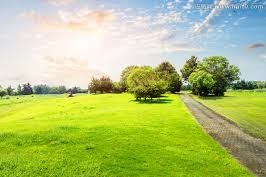
%> input picture imgA.jpg, 266 x 177 px
$ octave week5_rgb.m   (GNU Octave 9; MATLAB toolbox functions it lacks are replaced by stand-ins)
%> lines starting %> are read from the running program, lines starting %| are printed output that depends on the picture
### GetHist.m
function [hist,cdf] = GetHist(img)
    hist = zeros(1,256);
    cdf = zeros(1,256);
    [M,N] = size(img);
    for m = 1 : 1 : M
       for n = 1 : 1 : N
            hist(img(m,n)+1) = hist(img(m,n)+1) + 1;
       end
    end
    hist = hist/(M*N);
    cdf(1) = hist(1);
    for m = 2 : 1 : 256
        cdf(m) = cdf(m-1) + hist(m);
    end
end

### week5_rgb.m
clear all,close all,clc;
imgA = imread('imgA.jpg');
%> imgA is the input picture: size 177x266x3 uint8; mean R, G, B 176.3, 193.3, 119.3
imgB = imread('imgB.jpg');
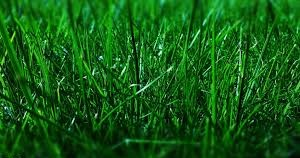
%> input picture imgB.jpg, 300 x 158 px
%> imgB is the input picture: size 158x300x3 uint8; mean R, G, B 20.7, 90.9, 21.6
[M1,N1,K1] = size(imgA);
%> M1 = 177; N1 = 266; K1 = 3
[M2,N2,K2] = size(imgB);
%> M2 = 158; N2 = 300; K2 = 3
imgA2B = zeros(M1,N1,K1);
imgB2A = zeros(M2,N2,K2);
imgA = double(imgA);
%> imgA: size 177x266x3 double
imgB = double(imgB);
%> imgB: size 158x300x3 double
histA = zeros(256,3);
histA2B = zeros(256,3);
cdfA = zeros(256,3);
mapA2B = zeros(256,3);
histB = zeros(256,3);
histB2A = zeros(256,3);
cdfB = zeros(256,3);
mapB2A = zeros(256,3);
for k = 1 : 1 : 3
    [histA(:,k),cdfA(:,k)] = GetHist(imgA(:,:,k));
    [histB(:,k),cdfB(:,k)] = GetHist(imgB(:,:,k));
end
%> after the loop, cdfA = 256 rows, first 12: [0.000361 2.12e-05 0.0446; 0.000467 0.000106 0.0504; 0.000552 0.000191 0.0561; 0.000701 0.000234 0.062; 0.000871 0.000297 0.0685; 0.00102 0.000361 0.0754; 0.00121 0.000382 0.0845; 0.00134 0.000489 0.0922; 0.00161 0.000595 0.101; 0.00168 0.000722 0.109; 0.00189 0.000956 0.118; 0.0021 0.00106 0.127]; cdfB = 256 rows, first 12: [0.213 0 0.22; 0.238 0 0.244; 0.264 0 0.269; 0.29 0 0.292; 0.315 0 0.317; 0.34 0 0.341; 0.365 0 0.365; 0.39 0 0.389; 0.413 0 0.411; 0.435 2.11e-05 0.433; 0.457 4.22e-05 0.453; 0.477 6.33e-05 0.473]; histA = 256 rows, first 12: [0.000361 2.12e-05 0.0446; 0.000106 8.5e-05 0.00588; 8.5e-05 8.5e-05 0.00561; 0.000149 4.25e-05 0.00593; 0.00017 6.37e-05 0.00652; 0.000149 6.37e-05 0.0069; 0.000191 2.12e-05 0.00907; 0.000127 0.000106 0.00771; 0.000276 0.000106 0.00892; 6.37e-05 0.000127 0.00801; 0.000212 0.000234 0.00881; 0.000212 0.000106 0.00879]; histB = 256 rows, first 12: [0.213 0 0.22; 0.0251 0 0.0242; 0.0258 0 0.0246; 0.0261 0 0.0236; 0.0257 0 0.0247; 0.0249 0 0.0242; 0.0251 0 0.0236; 0.0242 0 0.0245; 0.0236 0 0.0217; 0.0222 2.11e-05 0.0216; 0.0213 2.11e-05 0.0202; 0.0208 2.11e-05 0.0203]
for k = 1 : 1 : 3
    for a = 1 : 1 : 256
        for b = 1 : 1 : 255
            if (b == 1)&&(cdfA(a,k)<=cdfB(b,k))
                mapA2B(a,k) = 1;
                break;
            end
            if (cdfA(a,k) <= cdfB(b+1,k))&&(cdfA(a,k) >= cdfB(b,k))
               if cdfA(a,k)<=(cdfB(b+1,k)+cdfB(b,k))
                   mapA2B(a,k) = b;
                   break;
               else
                   mapA2B(a,k) = b+1;
                   break;
               end
            end
        end
    end
end
%> after the loop, mapA2B = 256 rows, first 12: [1 10 1; 1 12 1; 1 13 1; 1 13 1; 1 13 1; 1 14 1; 1 14 1; 1 15 1; 1 15 1; 1 16 1; 1 17 1; 1 17 1]
for k = 1 : 1 : 3
    for b = 1 : 1 : 256
        for a = 1 : 1 : 255
            if (a == 1)&&(cdfB(b,k)<=cdfA(a,k))
                mapB2A(b,k) = 1;
                break;
            end
            if (cdfB(b,k) <= cdfA(a+1,k))&&(cdfB(b,k) >= cdfA(a,k))
               if cdfB(b,k)<=(cdfA(a+1,k)+cdfA(a,k))
                   mapB2A(b,k) = a;
                   break;
               else
                   mapB2A(b,k) = a+1;
                   break;
               end
            end
        end
    end
end
%> after the loop, mapB2A = 256 rows, first 12: [129 1 23; 132 1 26; 136 1 29; 140 1 33; 144 1 37; 148 1 42; 152 1 48; 156 1 53; 161 1 58; 165 1 64; 170 1 69; 174 1 77]
for k = 1 : 1 : 3
    for m = 1 : 1 : M1
        for n = 1 : 1 : N1
            imgA2B(m,n,k) = mapA2B(imgA(m,n,k)+1,k);
        end
    end
    for m = 1 : 1 : M2
        for n = 1 : 1 : N2
            imgB2A(m,n,k) = mapB2A(imgB(m,n,k)+1,k);
        end
    end
end
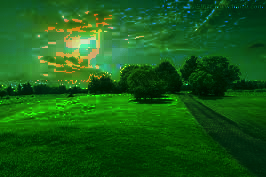
%> imgA2B: size 177x266x3 double; mean R, G, B 23.5, 91.7, 22.4
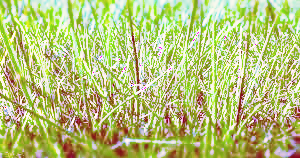
%> imgB2A: size 158x300x3 double; mean R, G, B 183.5, 193.9, 124.1
for k = 1 : 1 : 3
    histA2B(:,k) = GetHist(imgA2B(:,:,k));
    histB2A(:,k) = GetHist(imgB2A(:,:,k));
end
%> after the loop, histA2B = 256 rows, first 12: [0 0 0; 0.232 0 0.243; 0.0275 0 0.0221; 0.0276 0 0.0255; 0.0256 0 0.0233; 0.0256 0 0.0237; 0.0259 0 0.0251; 0.0222 0 0.0218; 0.0268 0 0.0233; 0.0197 0 0.024; 0.0222 2.12e-05 0.0178; 0.0185 0 0.0222]; histB2A = 256 rows, first 12: [2.11e-05 0.000717 2.11e-05; 0 6.33e-05 0; 0 0.000127 0; 0 0 0; 0 0 0; 0 0.000148 0; 0 0 0; 0 6.33e-05 0; 0 0 0; 0 0.000253 0; 0 0.000211 0; 0 0 0]
figure;
subplot(2,3,1);
stem(histA(:,1));
title('A original:Channel R');
subplot(2,3,2);
stem(histA(:,2));
title('A original:Channel G');
subplot(2,3,3);
stem(histA(:,3));
title('A original:Channel B');
subplot(2,3,4);
stem(histA2B(:,1));
title('A in style B:Channel R');
subplot(2,3,5);
stem(histA2B(:,2));
title('A in style B:Channel G');
subplot(2,3,6);
stem(histA2B(:,3));
title('A in style B:Channel B');
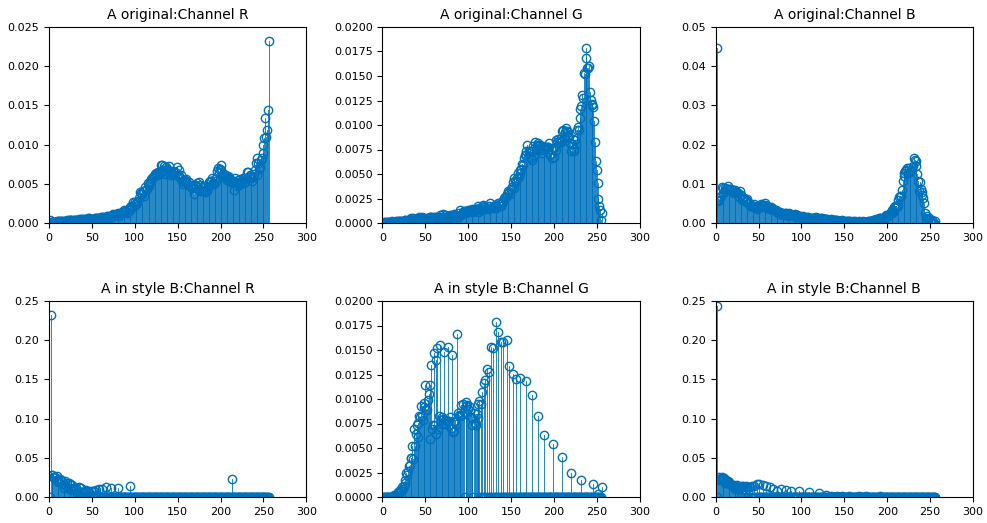
%> figure redrawn from the program's plot data, 6 panels; panel 1: highest point at x = 256, y = 0.0233; panel 2: highest point at x = 237, y = 0.0179; panel 3: highest point at x = 1, y = 0.0446; panel 4: highest point at x = 2, y = 0.232

figure;
subplot(2,3,1);
stem(histB(:,1));
title('B original:Channel R');
subplot(2,3,2);
stem(histB(:,2));
title('B original:Channel G');
subplot(2,3,3);
stem(histB(:,3));
title('B original:Channel B');
subplot(2,3,4);
stem(histB2A(:,1));
title('B in style A:Channel R');
subplot(2,3,5);
stem(histB2A(:,2));
title('B in style A:Channel G');
subplot(2,3,6);
stem(histB2A(:,3));
title('B in style A:Channel B');
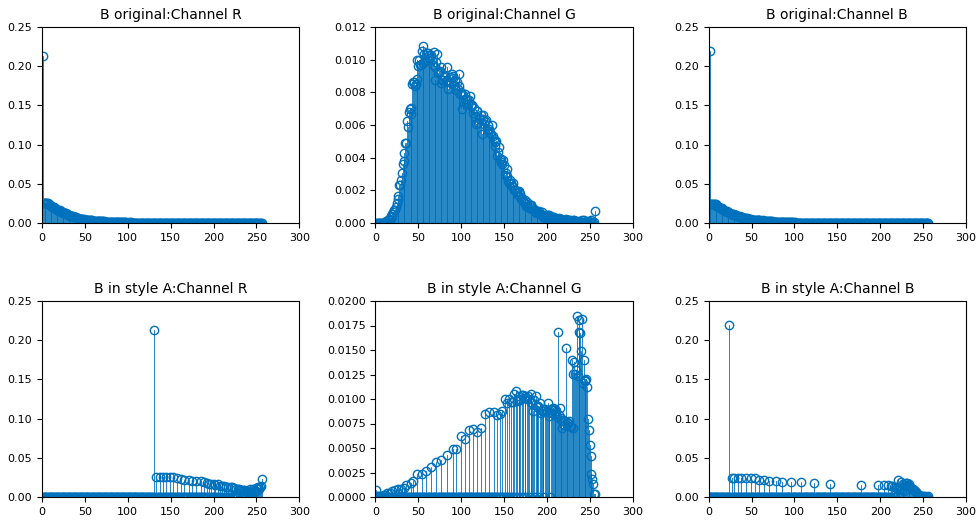
%> figure redrawn from the program's plot data, 6 panels; panel 1: highest point at x = 1, y = 0.213; panel 2: highest point at x = 55, y = 0.0109; panel 3: highest point at x = 1, y = 0.22; panel 4: highest point at x = 130, y = 0.213

figure;
subplot(2,2,1);
imshow(uint8(imgA));
title('Original Image A');
subplot(2,2,2);
imshow(uint8(imgB));
title('Original Image B');
subplot(2,2,3);
imshow(uint8(imgA2B));
title('Image A in style B');
subplot(2,2,4);
imshow(uint8(imgB2A));
title('Image B in style A');
